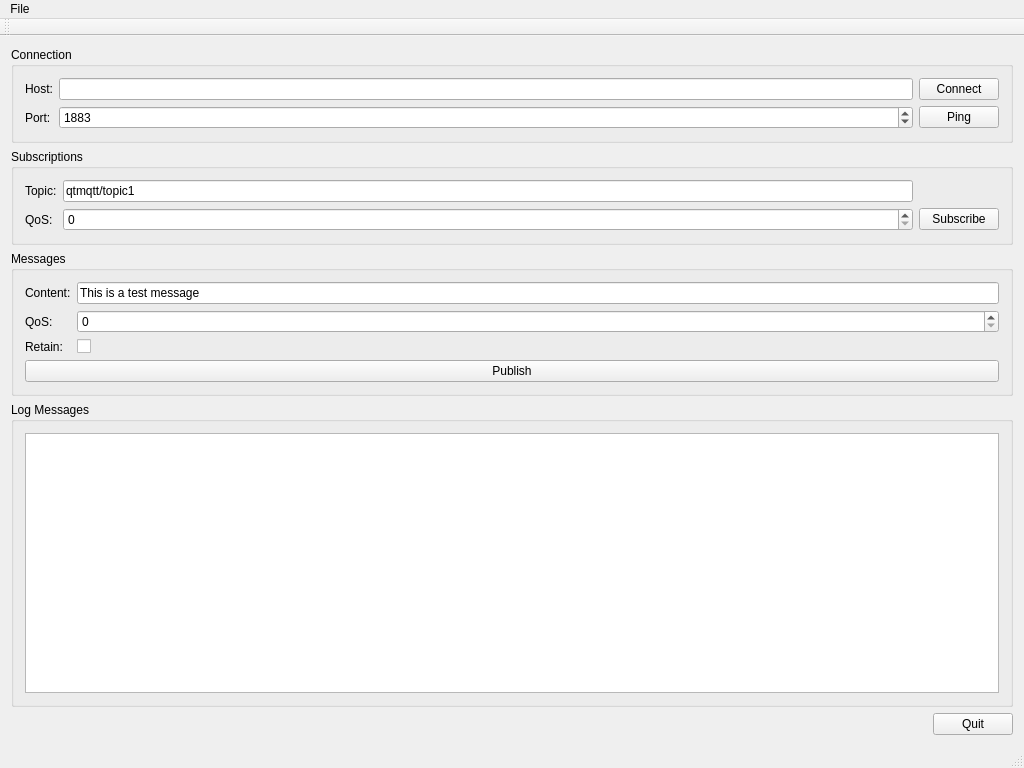
<?xml version="1.0" encoding="UTF-8"?>
<ui version="4.0">
 <class>MainWindow</class>
 <widget class="QMainWindow" name="MainWindow">
  <property name="geometry">
   <rect>
    <x>0</x>
    <y>0</y>
    <width>1024</width>
    <height>768</height>
   </rect>
  </property>
  <property name="windowTitle">
   <string>MainWindow</string>
  </property>
  <widget class="QWidget" name="centralWidget">
   <layout class="QVBoxLayout" name="verticalLayout_4">
    <item>
     <widget class="QGroupBox" name="groupBox_3">
      <property name="title">
       <string>Connection</string>
      </property>
      <layout class="QVBoxLayout" name="verticalLayout_2">
       <item>
        <layout class="QGridLayout" name="gridLayout_2">
         <item row="0" column="0">
          <widget class="QLabel" name="label">
           <property name="text">
            <string>Host:</string>
           </property>
          </widget>
         </item>
         <item row="0" column="1">
          <widget class="QLineEdit" name="lineEditHost">
           <property name="text">
            <string/>
           </property>
          </widget>
         </item>
         <item row="1" column="0">
          <widget class="QLabel" name="label_2">
           <property name="text">
            <string>Port:</string>
           </property>
          </widget>
         </item>
         <item row="1" column="1">
          <widget class="QSpinBox" name="spinBoxPort">
           <property name="maximum">
            <number>99999</number>
           </property>
           <property name="value">
            <number>1883</number>
           </property>
          </widget>
         </item>
         <item row="0" column="2">
          <widget class="QPushButton" name="buttonConnect">
           <property name="text">
            <string>Connect</string>
           </property>
          </widget>
         </item>
         <item row="1" column="2">
          <widget class="QPushButton" name="buttonPing">
           <property name="text">
            <string>Ping</string>
           </property>
          </widget>
         </item>
        </layout>
       </item>
      </layout>
     </widget>
    </item>
    <item>
     <widget class="QGroupBox" name="groupBox_2">
      <property name="title">
       <string>Subscriptions</string>
      </property>
      <layout class="QVBoxLayout" name="verticalLayout">
       <item>
        <layout class="QGridLayout" name="gridLayout">
         <item row="0" column="0">
          <widget class="QLabel" name="label_3">
           <property name="text">
            <string>Topic:</string>
           </property>
          </widget>
         </item>
         <item row="0" column="1">
          <widget class="QLineEdit" name="lineEditTopic">
           <property name="text">
            <string>qtmqtt/topic1</string>
           </property>
          </widget>
         </item>
         <item row="1" column="0">
          <widget class="QLabel" name="label_5">
           <property name="text">
            <string>QoS:</string>
           </property>
          </widget>
         </item>
         <item row="1" column="1">
          <widget class="QSpinBox" name="spinQoS">
           <property name="maximum">
            <number>2</number>
           </property>
          </widget>
         </item>
         <item row="1" column="2">
          <widget class="QPushButton" name="buttonSubscribe">
           <property name="text">
            <string>Subscribe</string>
           </property>
          </widget>
         </item>
        </layout>
       </item>
      </layout>
     </widget>
    </item>
    <item>
     <widget class="QGroupBox" name="groupBox_4">
      <property name="title">
       <string>Messages</string>
      </property>
      <layout class="QVBoxLayout" name="verticalLayout_3">
       <item>
        <layout class="QFormLayout" name="formLayout">
         <item row="0" column="0">
          <widget class="QLabel" name="label_4">
           <property name="text">
            <string>Content:</string>
           </property>
          </widget>
         </item>
         <item row="0" column="1">
          <widget class="QLineEdit" name="lineEditMessage">
           <property name="text">
            <string>This is a test message</string>
           </property>
          </widget>
         </item>
         <item row="1" column="0">
          <widget class="QLabel" name="label_6">
           <property name="text">
            <string>QoS:</string>
           </property>
          </widget>
         </item>
         <item row="1" column="1">
          <widget class="QSpinBox" name="spinQoS_2">
           <property name="maximum">
            <number>2</number>
           </property>
          </widget>
         </item>
         <item row="2" column="0">
          <widget class="QLabel" name="label_7">
           <property name="text">
            <string>Retain:</string>
           </property>
          </widget>
         </item>
         <item row="2" column="1">
          <widget class="QCheckBox" name="checkBoxRetain">
           <property name="text">
            <string/>
           </property>
          </widget>
         </item>
        </layout>
       </item>
       <item>
        <widget class="QPushButton" name="buttonPublish">
         <property name="text">
          <string>Publish</string>
         </property>
        </widget>
       </item>
      </layout>
     </widget>
    </item>
    <item>
     <widget class="QGroupBox" name="groupBox">
      <property name="title">
       <string>Log Messages</string>
      </property>
      <layout class="QHBoxLayout" name="horizontalLayout_2">
       <item>
        <widget class="QPlainTextEdit" name="editLog"/>
       </item>
      </layout>
     </widget>
    </item>
    <item>
     <layout class="QHBoxLayout" name="horizontalLayout_3">
      <item>
       <spacer name="horizontalSpacer">
        <property name="orientation">
         <enum>Qt::Horizontal</enum>
        </property>
        <property name="sizeHint" stdset="0">
         <size>
          <width>40</width>
          <height>20</height>
         </size>
        </property>
       </spacer>
      </item>
      <item>
       <widget class="QPushButton" name="buttonQuit">
        <property name="text">
         <string>Quit</string>
        </property>
       </widget>
      </item>
     </layout>
    </item>
   </layout>
  </widget>
  <widget class="QMenuBar" name="menuBar">
   <property name="geometry">
    <rect>
     <x>0</x>
     <y>0</y>
     <width>1024</width>
     <height>21</height>
    </rect>
   </property>
   <widget class="QMenu" name="menuFile">
    <property name="title">
     <string>File</string>
    </property>
    <addaction name="actionQuit"/>
   </widget>
   <addaction name="menuFile"/>
  </widget>
  <widget class="QToolBar" name="mainToolBar">
   <attribute name="toolBarArea">
    <enum>TopToolBarArea</enum>
   </attribute>
   <attribute name="toolBarBreak">
    <bool>false</bool>
   </attribute>
  </widget>
  <widget class="QStatusBar" name="statusBar"/>
  <action name="actionQuit">
   <property name="text">
    <string>Quit</string>
   </property>
  </action>
 </widget>
 <layoutdefault spacing="6" margin="11"/>
 <resources/>
 <connections/>
</ui>
